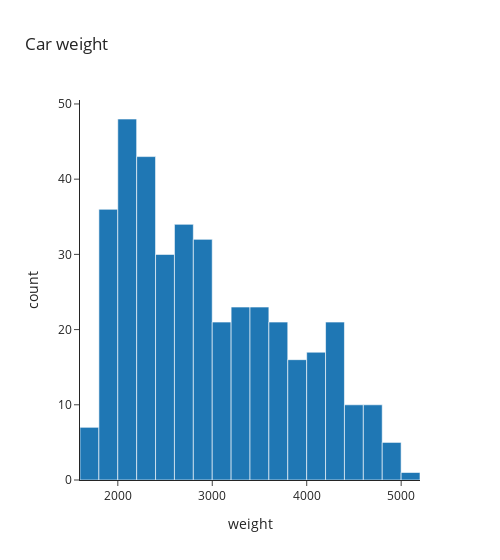

Write notebook code for a chart like this one.
### Markdown cell above
### Histogram | Absoulte Frequency | automatic binning | Variable: weight

### Code cell
fig = px.histogram(
    data,
    x='weight',
    title='Car weight',
    width=500,
    )

fig.show()

### Figure 1 — Plotly figure (JSON) as saved in the notebook; plotly's stock layout.template omitted (floating-point values rounded to 4 significant figures; data arrays with more than 128 entries replaced by an {"elided": "..."} marker saying what was removed)
{"data": [{"bingroup": "x", "hovertemplate": "weight=%{x}<br>count=%{y}<extra></extra>", "legendgroup": "", "marker": {"color": "#1F77B4", "pattern": {"shape": ""}}, "name": "", "orientation": "v", "showlegend": false, "type": "histogram", "x": {"elided": "398 int values"}, "xaxis": "x", "yaxis": "y"}], "layout": {"barmode": "relative", "legend": {"tracegroupgap": 0}, "title": {"text": "Car weight"}, "width": 500, "xaxis": {"anchor": "y", "domain": [0, 1], "title": {"text": "weight"}}, "yaxis": {"anchor": "x", "domain": [0, 1], "title": {"text": "count"}}}}
